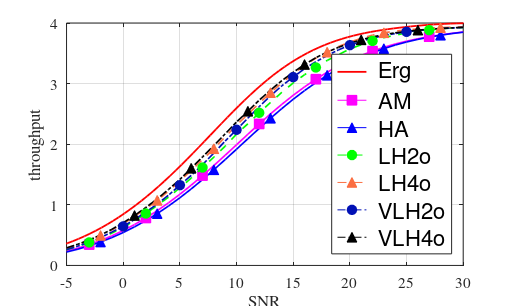

MATLAB code for this plot:
clc;
clear;
%clf;
colour_peach = [251 111 66] ./ 255;
colour_darkblue = [1 17 181] ./ 255;
figure(1)

load Er_MI_16QAM.mat

plot(SNR,Er_MI_16QAM_fading,'r','linewidth',1.3)

hold on 
plot(10,10,'-sm','markerfacecolor','m','MarkerSize',7)
plot(10,10,'-^b','markerfacecolor','b','MarkerSize',7)
plot(10,10,'--og','markerfacecolor','g','MarkerSize',7)
plot(10,10,'--^','Color',colour_peach,'MarkerEdgeColor',colour_peach,'markerfacecolor',colour_peach,'MarkerSize',7)
plot(10,10,'-.o','Color',colour_darkblue,'MarkerEdgeColor',colour_darkblue,'markerfacecolor',colour_darkblue,'MarkerSize',7)
plot(10,10,'-.^k','markerfacecolor','k','MarkerSize',7)
hold on

% corrected L-HARQ, problem of renewal-reward K=2
load LHARQ_translated_AMC_policy_16QAM_K_2_Perfect_Decoding_continuous_R_dop_0.05_rho_0.95_V_LHARQ_Correct_Part1.mat

%L-HARQ throughput with AMC_policy
throughput_lharq_delta_1_K_2=throughput_lharq(1,(1:18));

load LHARQ_translated_AMC_policy_16QAM_K_2_Perfect_Decoding_continuous_R_dop_0.05_rho_0.95_V_LHARQ_Correct_Part2.mat
throughput_lharq_delta_1_K_2=[throughput_lharq_delta_1_K_2 throughput_lharq(1,(19:end))];
%

% corrected L-HARQ, problem of renewal-reward K=4
load LHARQ_translated_AMC_policy_16QAM_K_4_Perfect_Decoding_continuous_R_dop_0.05_rho_0.95_V_LHARQ_Correct_Part1.mat
throughput_lharq_delta_1_K_4=throughput_lharq(1,(1:18));
%L-HARQ throughput with optimal delta

load LHARQ_translated_AMC_policy_16QAM_K_4_Perfect_Decoding_continuous_R_dop_0.05_rho_0.95_V_LHARQ_Correct_Part2.mat
throughput_lharq_delta_1_K_4=[throughput_lharq_delta_1_K_4 throughput_lharq(1,(19:end))];
%


load LHARQ_AMC_policy_16QAM_Perfect_Decoding_continuous_R_dop_0.05_rho_0.95_V_leger.mat
plot(SNRdB,throughput_harq(1,:),'-m','linewidth',1.2)
amrk1=throughput_harq(1,(3:5:end-2));

plot(SNRdB,throughput_harq(4,:),'-b','linewidth',1.2)
amrk2=throughput_harq(4,(4:5:end-2));


plot(SNRdB(3:5:end-2),amrk1,'sm','markerfacecolor','m','MarkerSize',7)
plot(SNRdB(4:5:end-2),amrk2,'^b','markerfacecolor','b','MarkerSize',7)

%%

plot(SNRdB,throughput_lharq_delta_1_K_2,'--g','linewidth',1.2)
amrk1=throughput_lharq_delta_1_K_2(3:5:end-2);
plot(SNRdB,throughput_lharq_delta_1_K_4,'--','Color',colour_peach,'linewidth',1.2)
amrk2=throughput_lharq_delta_1_K_4(4:5:end-2);


load VLHARQ_translated_AMC_policy_16QAM_K_2_Perfect_Decoding_continous_R_dop_0.05_rho_0.95.mat
plot(SNRdB,throughput_vlharq(1,:),'-.','Color',colour_darkblue,'linewidth',1.2)
amrk11=throughput_vlharq(1,6:5:end-2);

load VLHARQ_translated_AMC_policy_16QAM_K_4_Perfect_Decoding_continous_R_dop_0.05_rho_0.95.mat
plot(SNRdB,throughput_vlharq(1,:),'-.k','linewidth',1.2)
amrk22=throughput_vlharq(1,(7:5:end-2));

plot(SNRdB(3:5:end-2),amrk1,'og','markerfacecolor','g','MarkerSize',7)

plot(SNRdB(4:5:end-2),amrk2,'^','MarkerEdgeColor',colour_peach,'markerfacecolor',colour_peach,'MarkerSize',7)

plot(SNRdB(6:5:end-2),amrk11,'o','MarkerEdgeColor',colour_darkblue,'markerfacecolor',colour_darkblue,'MarkerSize',7)

plot(SNRdB(7:5:end-2),amrk22,'^k','markerfacecolor','k','MarkerSize',7)




xlabel('SNR')
ylabel('throughput')

grid

legend(' Erg',' AM',' HA',' LH2o',' LH4o',' VLH2o',' VLH4o','Location','SouthEast')
axis([-5 30 0 4])

set(gca,'fontsize',11)
ll=legend;
set(ll,'FontSize',16);
%set(gcf,'PaperPositionMode','manual');

set(gcf,'PaperUnits','centimeters');
lar=512;
lon=2*lar/(1.1+sqrt(5));
set(gcf,'Position',[384 874 lar lon]);
set(gcf,'PaperPosition',[1.19 16 1.19 16]);
set(gca,'fontName','Times')
set(gcf,'PaperPositionMode','auto');




name_figure = 'VL-LHARQ_rho95-1';
print('-depsc','-r300',name_figure)

